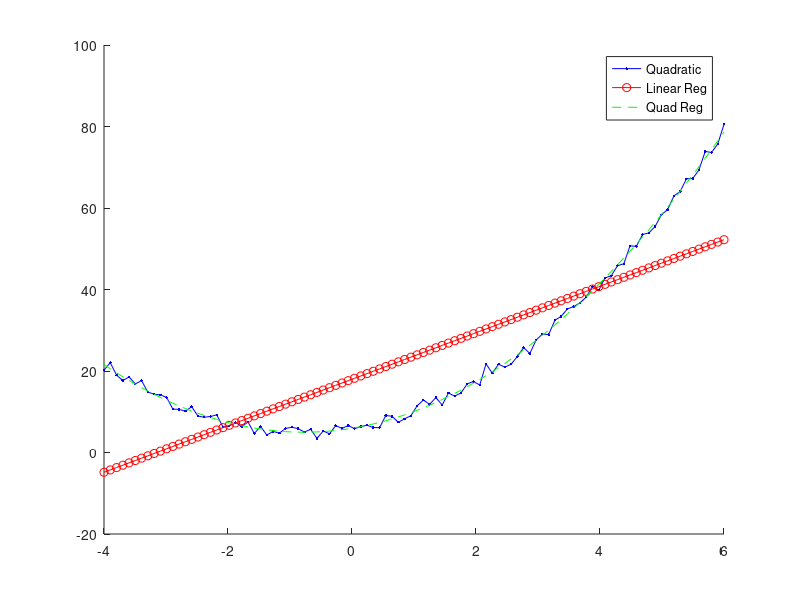

This chart was generated by the following MATLAB code:
clear all 
clc
close all 

A = 1.6;
B = 2.5;
C = 6;
samples = 100;

noise = randn(1, 100);

x = linspace(-4, 6, 100);

y = A * x.^2 + B * x + C;

xLin = [x; ones(1,samples);];
Quad = [x .*x; x; ones(1,samples);];

y = y + noise;

figure
hold on 
plot(x, y, 'b.-')

r = regress(y', xLin');
rQuad = regress(y', Quad');
yReg = r(1) * x + r(2);
yRegQuad = rQuad(1) * x.^2 + rQuad(2) * x + rQuad(3);

plot(x, yReg, 'ro-')
plot(x, yRegQuad, 'g--')

legend('Quadratic', 'Linear Reg', 'Quad Reg')